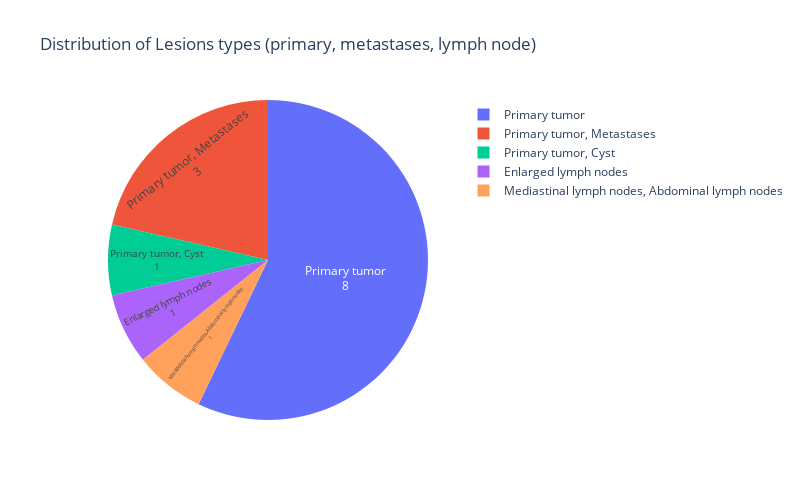

This figure's notebook cell:
### Code cell
# Distribution of Lesions types (primary, metastases, lymph node)
fig = make_subplots(
    rows=1, cols=1,
    specs=[[{'type':'domain'}]*1]*1,  # 'domain' is needed for pie charts
)
counts = table_df['Lesions'].value_counts().reset_index(name='counts')
fig.add_trace(
    go.Pie(
        labels=counts['Lesions'],
        values=counts['counts'],
        textinfo='label+value',
        textposition='inside'
    ),
    row=1,
    col=1
)
fig.update_layout(
    title='Distribution of Lesions types (primary, metastases, lymph node)',
    height=500,
    width=800
)
fig.show()

### Figure 1 — Plotly figure (JSON) as saved in the notebook; plotly's stock layout.template omitted (floating-point values rounded to 4 significant figures)
{"data": [{"domain": {"x": [0, 1], "y": [0, 1]}, "labels": ["Primary tumor", "Primary tumor, Metastases", "Primary tumor, Cyst", "Enlarged lymph nodes", "Mediastinal lymph nodes, Abdominal lymph nodes"], "textinfo": "label+value", "textposition": "inside", "type": "pie", "values": [8, 3, 1, 1, 1]}], "layout": {"height": 500, "title": {"text": "Distribution of Lesions types (primary, metastases, lymph node)"}, "width": 800}}
